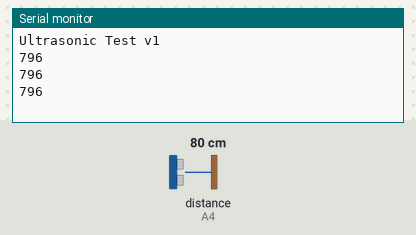
Bench run of a sketch on a simulated Arduino Uno, built with avr-gcc and run on an emulated ATmega328P. Parts: the last lines printed to the serial monitor. Wiring (inferred from the names in the program): ultrasonic range finder: trigger A5; echo A4. The inputs (shaded band) are chosen by the test bench; at power-on: distance to the obstacle (sensor on A4) 80 cm. The echo pulse lasts 58.3 µs per cm.

Above: at 1.3 s.
1.4 s: distance to the obstacle (sensor on A4) set to 2 cm
At 1.9 s:
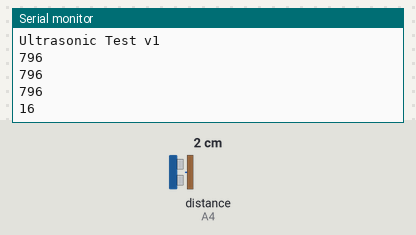
2.9 s: distance to the obstacle (sensor on A4) set to 4 cm
At 3.4 s:
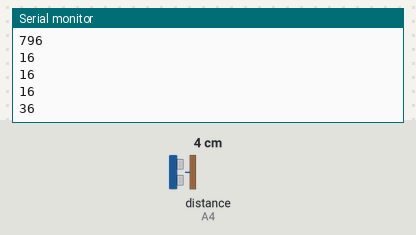
Timing chart, 0 to 5.9 s (numbered marks = the images above; inputs shaded):
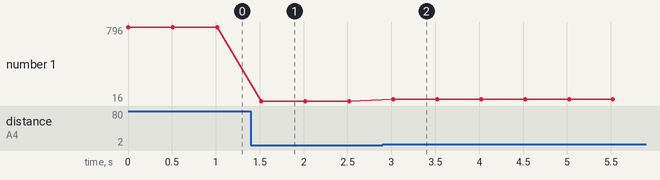

Measured:
- after the input at 1.4 s, the serial monitor: prints a new line after 0.12 s (image 1)
- after the input at 2.9 s, the serial monitor: prints a new line after 0.12 s (image 2)
- plotted number 1: 796 → 16 after the input at 1.4 s, 16 → 36 after the input at 2.9 s

The sketch:

ultrasonic_test.ino
```cpp
#define ULTRASONIC_TRIG A5
#define ULTRASONIC_ECHO A4

// Useful constants for ultrasonic calculations
#define MAX_DISTANCE 4500 // mm, some sensors are max 4000
#define SPEED_OF_SOUND_MM_PER_US 0.343  // Dry air, 20degC
#define ULTRASONIC_TIMEOUT ((MAX_DISTANCE + 500) * 2 / SPEED_OF_SOUND_MM_PER_US)  // Add 500mm worth of spare time in the timeout

int getDistanceMm() {
  // Using the ultrasonic sensor
  // - TRIG must be low for at least 2us, then high for 10us, then put back low.
  // - If an object is detected, ECHO will output a pulse that will stay high for
  //   the same amount of time that it took for the emitted pulse to go out and return.

  // Start by triggering the transmission of the 8-pulse 40kHz signal
  digitalWrite(ULTRASONIC_TRIG, LOW);
  delayMicroseconds(2);
  digitalWrite(ULTRASONIC_TRIG, HIGH);
  delayMicroseconds(10);
  digitalWrite(ULTRASONIC_TRIG, LOW);

  // Check to see if an echo was heard
  // Echo time and timeout are in microseconds (us)
  unsigned long echoTime = pulseIn(ULTRASONIC_ECHO, HIGH, ULTRASONIC_TIMEOUT);
  if(echoTime == 0) {
    // No pulse started before the timeout.  Return an error code.
    return -1;
  }

  // Calculate the distance
  // - Take the time that it took to hear the echo and divide by 2 since we only want
  //   the time it took to get to the object, not the time to get there and come back.
  // - Multiply the time it took by the speed of sound (340m/s = 340000mm/s = 0.34mm/us).
  return (int)(echoTime * SPEED_OF_SOUND_MM_PER_US / 2);
}

void setup() {
  Serial.begin(115200);
  Serial.println("Ultrasonic Test v1");

  pinMode(ULTRASONIC_TRIG, OUTPUT);
  pinMode(ULTRASONIC_ECHO, INPUT);
}

void loop() {
  // Get an ultrasonic measurement
  // Note that this can take 30ms.  That's a relatively long time.
  int distance = getDistanceMm();
  if(distance == -1) {
    Serial.println("----");
  }
  else {
    Serial.println(distance);
  }

  delay(500);
}
```
